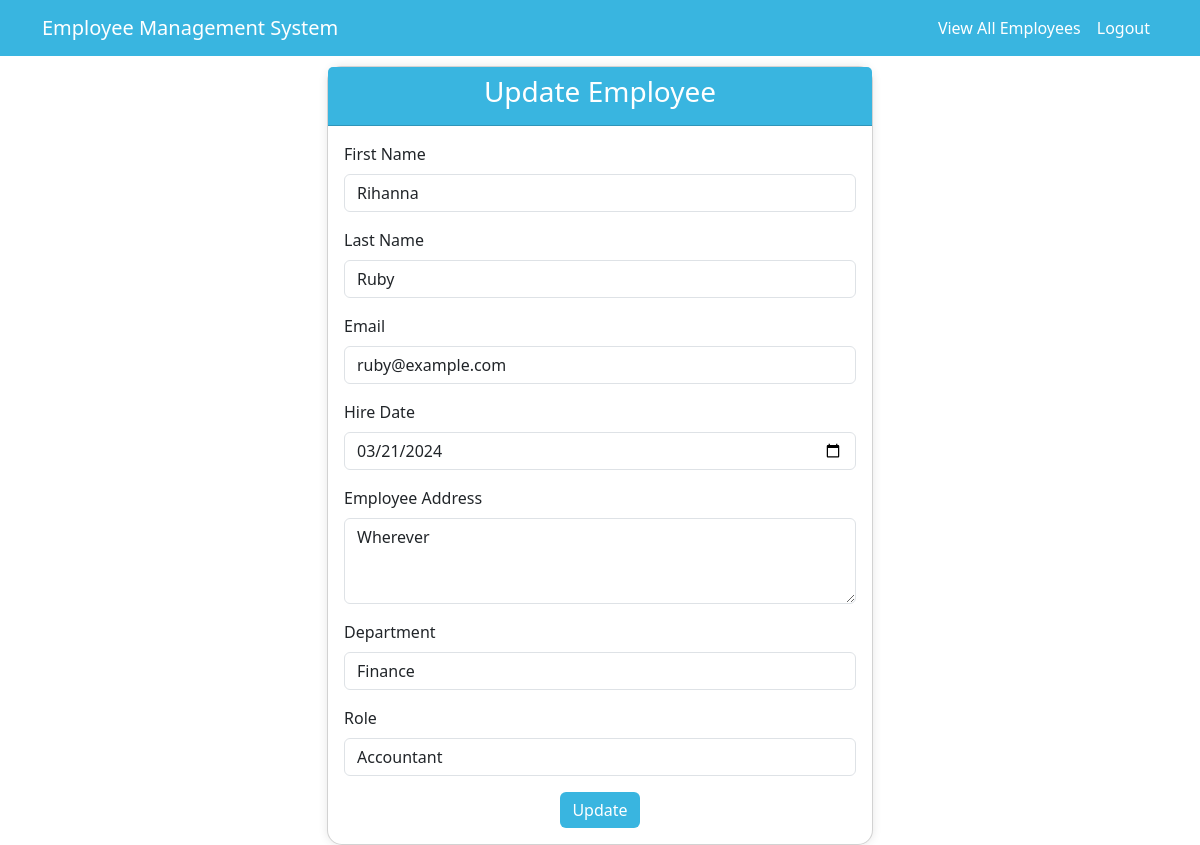
Screenshot of /6/update/ with the database file from the repository.
### myApp/models.py (models this page shows, shortened)
class Employee(models.Model):
    first_name = models.CharField(max_length=100, null=False)
    last_name = models.CharField(max_length=100)
    email = models.EmailField(unique=True)
    hire_date = models.DateField()
    address = models.TextField(null=True)
    department = models.CharField(max_length=200)
    role = models.CharField(max_length=200)

### myApp/views.py (the view, shortened to what this page needs)
# urls.py: path('<int:pk>/update/', views.update_employee, name='update_employee'),
def update_employee(request, pk):
    employee = get_object_or_404(Employee, pk=pk)
    return render(request, 'update_employee.html', {'employee': employee})

### myApp/templates/update_employee.html (shortened to what this page needs)
<!DOCTYPE html>
<html lang="en">
<head>
    <link href="https://cdn.jsdelivr.net/npm/bootstrap@5.3.0-alpha1/dist/css/bootstrap.min.css" rel="stylesheet">
</head>
<body>
    <nav class="navbar navbar-expand-lg navbar-dark" style="background-color: #39B5E0;">
        <div class="container">
            <a class="navbar-brand" href="#">Employee Management System</a>
            <div class="collapse navbar-collapse justify-content-end" id="navbarNav">
                <ul class="navbar-nav">
                    <li class="nav-item">
                        <a class="nav-link" href="{% url 'myApp:employee_list' %}" style="color: white; ">View All Employees</a>
                    </li>
                    <li class="nav-item">
                        <a class="nav-link" href="{% url 'myApp:user_logout' %}" style="color: white; ">Logout</a>
                    </li>
                </ul>
            </div>
        </div>
    </nav>
    <div class="container card-container">
        <div class="row justify-content-center">
            <div class="col-md-6">
                <div class="card">
                    <div class="card-header">
                        <h3 class="text-center">Update Employee</h3>
                    </div>
                    <div class="card-body">
                        <form method="post">
                            <div class="mb-3">
                                <label for="first_name" class="form-label">First Name</label>
                                <input type="text" class="form-control" id="first_name" name="first_name" value="{{ employee.first_name }}">
                            </div>
                            <div class="mb-3">
                                <label for="last_name" class="form-label">Last Name</label>
                                <input type="text" class="form-control" id="last_name" name="last_name" value="{{ employee.last_name }}">
                            </div>
                            <div class="mb-3">
                                <label for="email" class="form-label">Email</label>
                                <input type="email" class="form-control" id="email" name="email" value="{{ employee.email }}">
                            </div>
                            <div class="mb-3">
                                <label for="hire_date" class="form-label">Hire Date</label>
                                <input type="date" class="form-control" id="hire_date" name="hire_date" value="{{ employee.hire_date|date:'Y-m-d' }}">
                            </div>
                            <div class="mb-3">
                                <label for="address" class="form-label">Employee Address</label>
                                <textarea class="form-control" id="address" name="address" rows="3">{{ employee.address }}</textarea>
                            </div>
                            <div class="mb-3">
                                <label for="department" class="form-label">Department</label>
                                <input type="text" class="form-control" id="department" name="department" value="{{ employee.department }}">
                            </div>
                            <div class="mb-3">
                                <label for="role" class="form-label">Role</label>
                                <input type="text" class="form-control" id="role" name="role" value="{{ employee.role }}">
                            </div>
                            <div class="text-center">
                                <button type="submit" class="btn btn-primary">Update</button>
                            </div>
                        </form>
                    </div>
                </div>
            </div>
        </div>
    </div>
</body>
</html>

### myApp/templates/update_employee.html (style rules this page uses)
.card { border-radius: 15px; box-shadow: 0px 0px 10px 0px rgba(0,0,0,0.1); }
.card-container .card { margin-top: 10px; }
.card-header { background-color: #39B5E0; color: white; border-radius: 15px 15px 0 0; }
.btn-primary { background-color: #39B5E0; border: none; }

### rows the page displays
Employee: first_name "Rihanna", last_name "Ruby", email "ruby@example.com", hire_date "03/21/2024", address "Wherever", department "Finance", role "Accountant"
